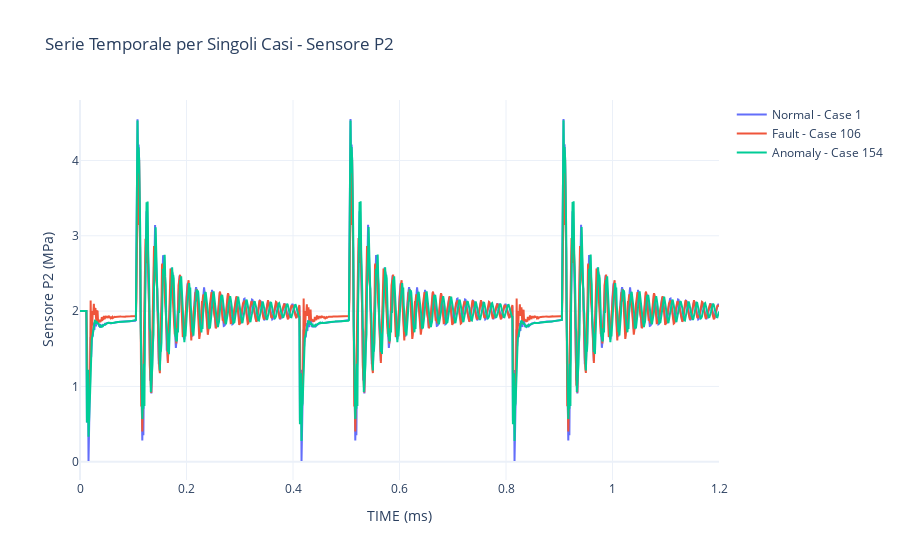

The notebook cell saved with this chart:
### Markdown cell above
Serie temporale per sensore scelto

### Code cell
# Caricamento del dataset etichettato
df_train_labeled = pd.read_csv(os.path.join(path_dataframes, "train_data_labeled.csv"))

# Selezione di un sensore specifico (scegliamo il primo sensore disponibile dopo TIME e Case)
sensore_selezionato = df_train_labeled.columns[2]  # Ignoriamo TIME e Case

# Creazione del grafico con Plotly
fig = go.Figure()

# Selezione di un solo caso rappresentativo per ogni condizione
condizioni = ["Normal", "Fault", "Anomaly"]
# Definizione di colori più neutri
colori = {"Normal": "#636EFA", "Fault": "#EF553B", "Anomaly": "#00CC96"}  # Blu, Rosso, Verde acqua

for condizione in condizioni:
    df_condizione = df_train_labeled[df_train_labeled["Condition"] == condizione]
    
    # Seleziona un solo caso rappresentativo
    if not df_condizione.empty:
        caso_singolo = df_condizione["Case"].unique()[0]  # Prende il primo caso disponibile
        df_singolo = df_condizione[df_condizione["Case"] == caso_singolo]
        
        fig.add_trace(go.Scatter(
            x=df_singolo["TIME"],
            y=df_singolo[sensore_selezionato],
            mode='lines',
            name=f"{condizione} - Case {caso_singolo}",
            line=dict(color=colori.get(condizione, "blue"))
        ))

# Layout del grafico
fig.update_layout(
    title=f"Serie Temporale per Singoli Casi - Sensore {sensore_selezionato}",
    xaxis_title="TIME (ms)",
    yaxis_title=f"Sensore {sensore_selezionato} (MPa)",
    template="plotly_white"
)

# Mostra il grafico
fig.show()

### Figure 1 — Plotly figure (JSON) as saved in the notebook; plotly's stock layout.template omitted (floating-point values rounded to 4 significant figures; data arrays with more than 128 entries replaced by an {"elided": "..."} marker saying what was removed)
{"data": [{"line": {"color": "#636EFA"}, "mode": "lines", "name": "Normal - Case 1", "type": "scatter", "x": {"elided": "1201 float values"}, "y": {"elided": "1201 float values"}}, {"line": {"color": "#EF553B"}, "mode": "lines", "name": "Fault - Case 106", "type": "scatter", "x": {"elided": "1201 float values"}, "y": {"elided": "1201 float values"}}, {"line": {"color": "#00CC96"}, "mode": "lines", "name": "Anomaly - Case 154", "type": "scatter", "x": {"elided": "1201 float values"}, "y": {"elided": "1201 float values"}}], "layout": {"title": {"text": "Serie Temporale per Singoli Casi - Sensore P2"}, "xaxis": {"title": {"text": "TIME (ms)"}}, "yaxis": {"title": {"text": "Sensore P2 (MPa)"}}}}
